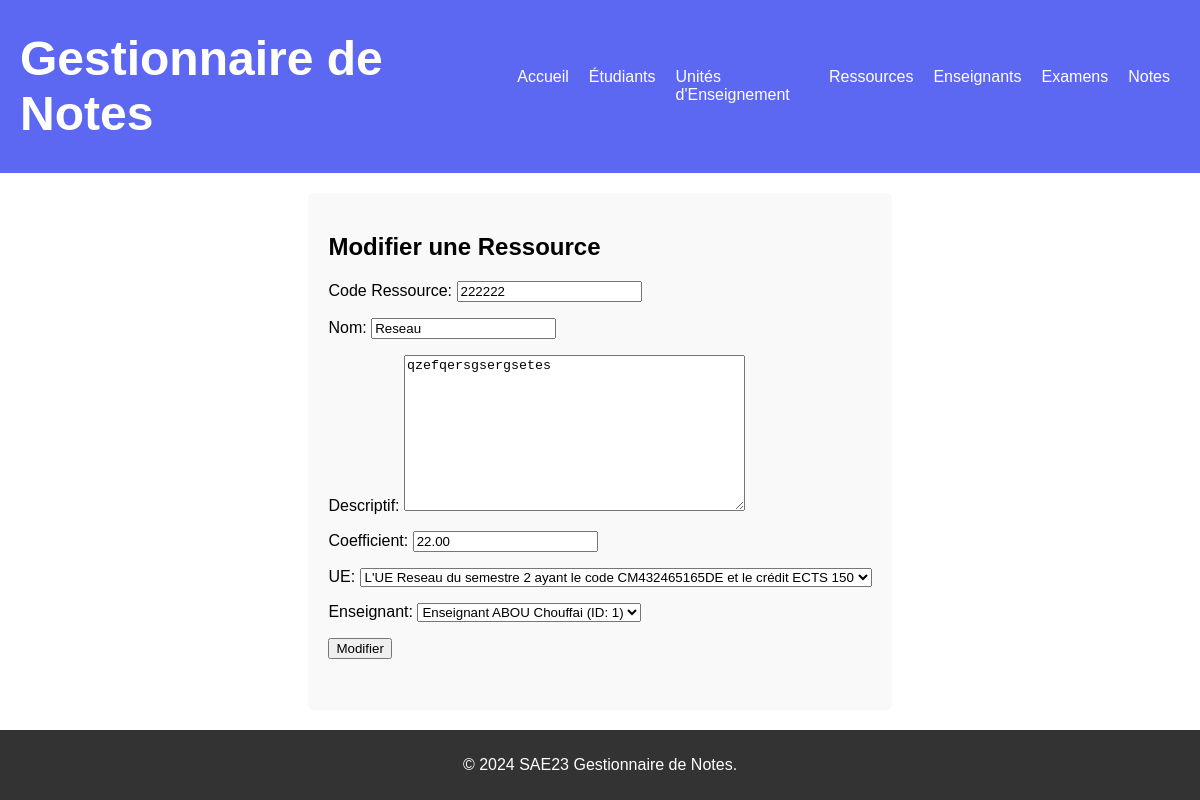
The app's page /ressources/update/1/ with its own data.
### gestionnaire_de_notes/models.py (models this page shows, shortened)
class RessourceUE(models.Model):
    code_ressource = models.CharField(max_length=30, default='default_code_ressource')
    nom = models.CharField(max_length=100)
    descriptif = models.TextField()
    coefficient = models.DecimalField(max_digits=5, decimal_places=2)
    ue = models.ForeignKey('UE', on_delete=models.CASCADE, default=1)
    enseignant = models.ForeignKey('Enseignant', on_delete=models.CASCADE, default=1)

class UE(models.Model):
    code = models.CharField(max_length=30)
    nom = models.CharField(max_length=30)
    semestre = models.CharField(max_length=30)
    credit_ects = models.CharField(max_length=50)
    def __str__(self):
        chaine = f"L'UE {self.nom} du semestre {self.semestre} ayant le code {self.code} et le crédit ECTS {self.credit_ects}"
        return chaine

class Enseignant(models.Model):
    id = models.AutoField(primary_key=True)
    nom = models.CharField(max_length=100)
    prenom = models.CharField(max_length=100)
    def __str__(self):
        chaine = f"Enseignant {self.prenom} {self.nom} (ID: {self.id})"
        return chaine

### gestionnaire_de_notes/views.py (the view)
# urls.py: path('ressources/update/<int:pk>/', views.ressourceue_update, name='ressourceue_update'),
def ressourceue_update(request, pk):
    ressource = get_object_or_404(RessourceUE, pk=pk)
    if request.method == 'POST':
        form = RessourceUEForm(request.POST, instance=ressource)
        if form.is_valid():
            form.save()
            return redirect('ressourceue_list')
    else:
        form = RessourceUEForm(instance=ressource)
    return render(request, 'gestionnaire_de_notes/RA_UE/update.html', {'form': form})

### gestionnaire_de_notes/forms.py
class RessourceUEForm(ModelForm):
    class Meta:
        model = models.RessourceUE
        fields = ('code_ressource', 'nom', 'descriptif', 'coefficient', 'ue', 'enseignant')
        labels = {
            'code_ressource': _('Code Ressource'),
            'nom': _('Nom'),
            'descriptif': _('Descriptif'),
            'coefficient': _('Coefficient'),
            'ue': _('UE'),
            'enseignant': _('Enseignant')
        }

### gestionnaire_de_notes/templates/gestionnaire_de_notes/RA_UE/update.html (shortened to what this page needs)
{% extends 'gestionnaire_de_notes/main.html' %}
{% block content %}
    <h2>Modifier une Ressource</h2>
    <form method="POST">
        {{ form.as_p }}
        <button type="submit">Modifier</button>
    </form>
{% endblock %}

### gestionnaire_de_notes/static/gestionnaire_de_notes/style.css (style rules this page uses)
html, body { height: 100%; margin: 0; padding: 0; font-family: Arial, sans-serif; }
body { display: flex; flex-direction: column; }

### records on screen
RessourceUE: code_ressource "222222", nom "Reseau", descriptif "qzefqersgsergsetes", coefficient "22.00", ue "L'UE Reseau du semestre 2 ayant le code CM432465165DE et le crédit ECTS 150", enseignant "Enseignant ABOU Chouffai (ID: 1)"
